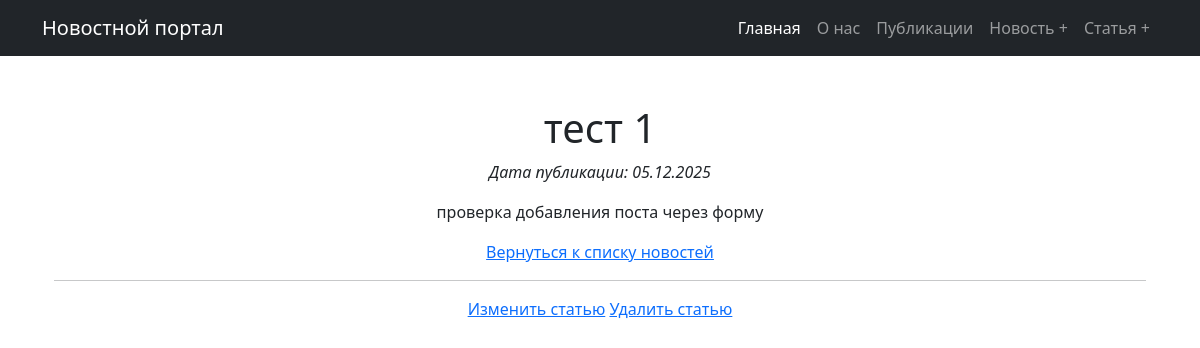
/post/52/, run on the app's committed database.
### news/models.py (models this page shows, shortened)
class Post(models.Model):
    author = models.ForeignKey(Author, on_delete=models.CASCADE)
    NEWS = 'NW'
    ARTICLE = 'AR'
    CATEGORY_CHOICES = (
        (NEWS, 'Новость'),
        (ARTICLE, 'Статья'),
    )
    categoryType = models.CharField(max_length=2, choices=CATEGORY_CHOICES, default=ARTICLE)
    dateCreation = models.DateTimeField(auto_now_add=True)
    postCategory = models.ManyToManyField(Category, through='PostCategory')
    title = models.CharField(max_length=128)
    text = models.TextField()
    rating = models.SmallIntegerField(default=0)

### news/views.py (the view)
# urls.py: path("<int:pk>/", PostDetailView.as_view(), name="post_detail"),
class PostDetailView(DetailView):
    model = Post
    context_object_name = 'post'
    template_name = 'news/post_detail.html'

### news/templatetags/news_filters.py (called while the page is built)
@register.filter(name='censor_bad_words')
def censor_bad_words(value):
    if not isinstance(value, str):
        raise TemplateSyntaxError("Фильтр 'censor_bad_words' можно применять только к строкам.")
    for bad_word in not_allowed_words:
        bad_word_upper = bad_word.capitalize()
        bad_word_lower = bad_word.lower()
        def replace_word(match):
            word = match.group()
            length = len(word)
            return word[0] + '*' * (length - 1)
        pattern = re.compile(r'\b({}|{})\b'.format(bad_word_upper, bad_word_lower), re.IGNORECASE)
        value = pattern.sub(replace_word, value)
    return value

### templates/news/post_detail.html (shortened to what this page needs)
 {% extends 'flatpages/default.html' %}
 {% load news_filters %}
 {% block content %}
     <div class="container mt-5">
         <h1>{{ post.title|censor_bad_words }}</h1>
         <p><em>Дата публикации: {{ post.dateCreation|date:"d.m.Y" }}</em></p>
         <div>
             {{ post.text|censor_bad_words|linebreaks }}
         </div>
         <a href="{% url 'post_list' %}">Вернуться к списку новостей</a>     <hr>
     <div>
         <td>
         {% if post.post_type == "NW" %}
             <a href="{% url 'news_update' post.pk %}">Изменить новость</a>
         {% else %}
             <a href="{% url 'articles_update' post.pk %}">Изменить статью</a>
         {% endif %}
         </td>
         <td>
         {% if post.post_type == "NW" %}
             <a href="{% url 'news_delete' post.pk %}">Удалить новость</a>
         {% else %}
             <a href="{% url 'articles_delete' post.pk %}">Удалить статью</a>
         {% endif %}
        </td>
     </div>
 </div>
             {% endblock %}

### data on the page
Post: title|censor_bad_words "тест 1", dateCreation "05.12.2025", text|censor_bad_words "проверка добавления поста через форму"
